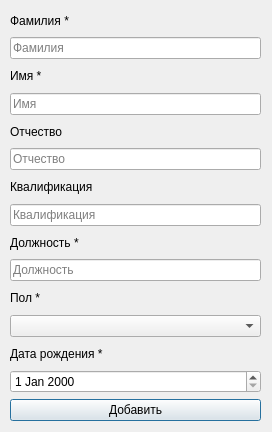
<?xml version="1.0" encoding="UTF-8"?>
<ui version="4.0">
 <class>Dialog</class>
 <widget class="QDialog" name="Dialog">
  <property name="geometry">
   <rect>
    <x>0</x>
    <y>0</y>
    <width>272</width>
    <height>432</height>
   </rect>
  </property>
  <property name="windowTitle">
   <string>Добавление сотрудника</string>
  </property>
  <widget class="QWidget" name="layoutWidget">
   <property name="geometry">
    <rect>
     <x>10</x>
     <y>10</y>
     <width>251</width>
     <height>411</height>
    </rect>
   </property>
   <layout class="QVBoxLayout" name="verticalLayout">
    <item>
     <widget class="QLabel" name="last_name_lbl">
      <property name="text">
       <string>Фамилия *</string>
      </property>
     </widget>
    </item>
    <item>
     <widget class="QLineEdit" name="last_name_lineEdit">
      <property name="placeholderText">
       <string>Фамилия</string>
      </property>
     </widget>
    </item>
    <item>
     <widget class="QLabel" name="first_name_lbl">
      <property name="text">
       <string>Имя *</string>
      </property>
     </widget>
    </item>
    <item>
     <widget class="QLineEdit" name="first_name_lineEdit">
      <property name="placeholderText">
       <string>Имя</string>
      </property>
     </widget>
    </item>
    <item>
     <widget class="QLabel" name="middle_name_lbl">
      <property name="text">
       <string>Отчество</string>
      </property>
     </widget>
    </item>
    <item>
     <widget class="QLineEdit" name="middle_name_lineEdit_2">
      <property name="placeholderText">
       <string>Отчество</string>
      </property>
     </widget>
    </item>
    <item>
     <widget class="QLabel" name="kval_lbl">
      <property name="text">
       <string>Квалификация</string>
      </property>
     </widget>
    </item>
    <item>
     <widget class="QLineEdit" name="kval_lineEdit_3">
      <property name="placeholderText">
       <string>Квалификация</string>
      </property>
     </widget>
    </item>
    <item>
     <widget class="QLabel" name="work_lbl">
      <property name="text">
       <string>Должность *</string>
      </property>
     </widget>
    </item>
    <item>
     <widget class="QLineEdit" name="work_lineEdit_4">
      <property name="placeholderText">
       <string>Должность</string>
      </property>
     </widget>
    </item>
    <item>
     <widget class="QLabel" name="gender_label">
      <property name="text">
       <string>Пол *</string>
      </property>
     </widget>
    </item>
    <item>
     <widget class="QComboBox" name="gender_comboBox"/>
    </item>
    <item>
     <widget class="QLabel" name="dr_label_2">
      <property name="text">
       <string>Дата рождения *</string>
      </property>
     </widget>
    </item>
    <item>
     <widget class="QDateEdit" name="dateEdit"/>
    </item>
    <item>
     <widget class="QPushButton" name="pushButton">
      <property name="text">
       <string>Добавить</string>
      </property>
     </widget>
    </item>
   </layout>
  </widget>
 </widget>
 <resources/>
 <connections/>
</ui>
